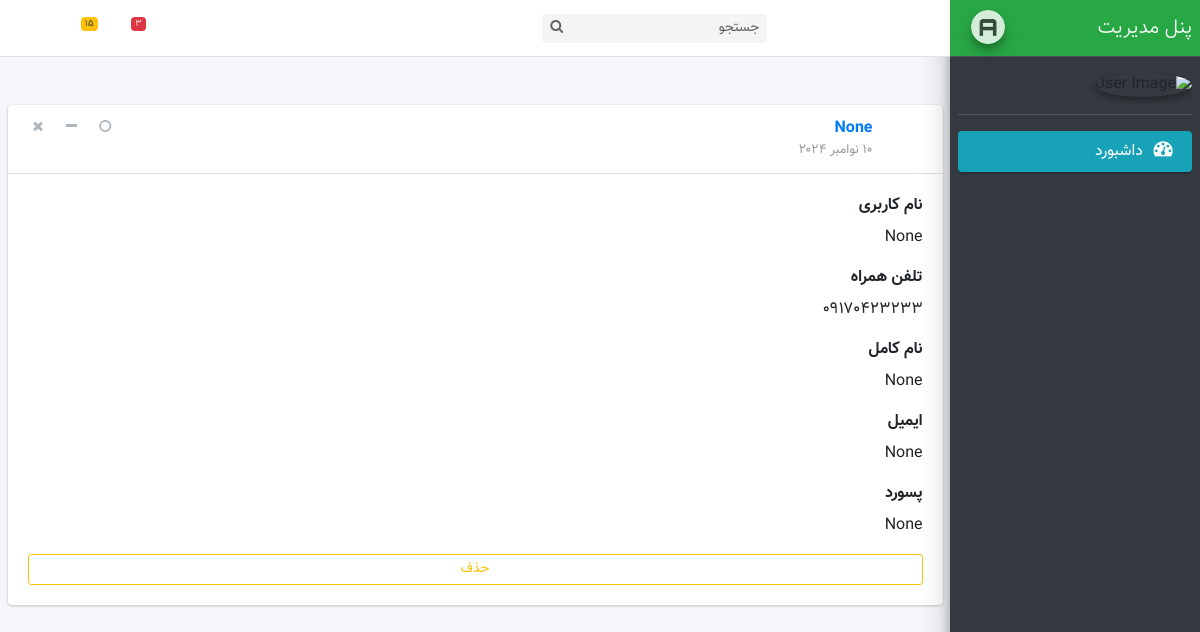
Page /user_detail/1 on the committed database.
### account/models.py (models this page shows, shortened)
class User(AbstractBaseUser, PermissionsMixin):
    email = models.EmailField(unique=True, blank=True, null=True)
    username = models.CharField(max_length=350 , null=True)
    full_name = models.CharField(max_length=80 , null=True)
    phone_number = models.CharField(max_length=11, unique=True)
    password_copy = models.TextField(null=True , blank=True)
    is_active = models.BooleanField(default=True)
    is_admin = models.BooleanField(default=False)
    otp = models.CharField(max_length=4, blank=True, null=True)
    objects = UserManager()
    date_added = models.DateField(auto_now_add=True , null=True)
    USERNAME_FIELD = 'phone_number'
    REQUIRED_FIELDS = []
    class Meta:
        ordering = ('-date_added',)
        verbose_name = 'کاربر'
        verbose_name_plural = 'کاربرها'

### Library/views.py (the view)
# urls.py: path('user_detail/<int:pk>', UserDetailView.as_view(), name='user_detail'),
class UserDetailView(DetailView):
    template_name = 'Library/user-detail.html'
    model = User
    context_object_name = 'user'

### Library/templates/Library/user-detail.html
{% extends 'base.html' %}
{% block content %}
<div class="content-wrapper">
    <br><br>
    <section>
        <div class="container-fluid">
            <div class="row">
                <div class="col-md-12">
                  <div class="card card-widget">
                    <div class="card-header">
                      <div class="user-block">
                        <span class="username"><a href="#">{{user.username}}</a></span>
                        <span class="description">{{user.date_added}}</span>
                      </div>
                      <div class="card-tools">
                        <button type="button" class="btn btn-tool" data-toggle="tooltip" title="Mark as read">
                          <i class="fa fa-circle-o"></i></button>
                        <button type="button" class="btn btn-tool" data-widget="collapse"><i class="fa fa-minus"></i>
                        </button>
                        <button type="button" class="btn btn-tool" data-widget="remove"><i class="fa fa-times"></i>
                        </button>
                      </div>
                    </div>
                    <div class="card-body">
                      <label for="p">نام کاربری</label>
                      <p>{{user.username}}</p>
                      <label for="p"> تلفن همراه</label>
                      <p>{{user.phone_number}}</p>
                      <label for="p"> نام کامل</label>
                      <p>{{user.full_name}}</p>
                      <label for="p"> ایمیل</label>
                      <p>{{user.email}}</p>
                      <label for="p"> پسورد</label>
                      <p>{{user.password_copy}}</p>
                      <a href="{% url 'library:user_delete' user.id %}">
                          <button type="button" class="btn btn-block btn-outline-warning btn-sm">حذف</button>
                      </a>
                    </div>
                  </div>
                </div>
              </div>
        </div>
    </section>
    </div>
{% endblock %}

### assets/css/custom-style.css (style rules this page uses)
body { font-family: 'Vazir', sans-serif !important; }
@media (min-width: 768px) { .content-wrapper, .main-footer, .main-header { transition: margin-right .3s ease-in-out; margin-right: 250px; margin-left : 0; z-index: 3000; } }
.card-header>.card-tools { right:auto; left:1rem; }
.user-block .comment, .user-block .description, .user-block .username { margin-right: 50px; margin-left: 0px; }

### rows in the picture
User: username "None", date_added "۱۰ نوامبر ۲۰۲۴", phone_number "۰۹۱۷۰۴۲۳۲۳۳", full_name "None", email "None", password_copy "None"
